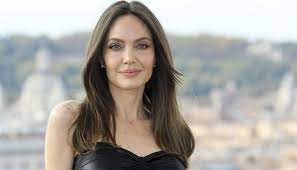
#> input picture server/test_images/1.jpg, 297 x 170 px; its folder holds only this picture in this run
$ python -i util.py   (imports and definitions only)
#> lines starting #> are read from the running program, lines starting #| are printed output that depends on the picture
import pickle
import json
import numpy as np
import base64
import cv2 as cv
from wavelet import w2d

__class_name_to_number = {}
__class_number_to_name = {}

__model = None

def classify_image(image_base64_data, file_path=None):
    imgs = get_cropped_image_if_2_eyes(file_path, image_base64_data)

    result = []
    for img in imgs:
        scalled_raw_img = cv.resize(img, (32, 32))
        img_har = w2d(img, 'db1', 5)
        scalled_img_har = cv.resize(img_har, (32, 32))
        combined_img = np.vstack((scalled_raw_img.reshape(32 * 32 * 3, 1), scalled_img_har.reshape(32 * 32, 1)))

        len_image_array = 32*32*3 + 32*32

        final = combined_img.reshape(1,len_image_array).astype(float)

        result.append(class_number_to_name(__model.predict(final)[0]))

    return result


def class_number_to_name(class_num):
    return __class_number_to_name[class_num]


def load_saved_artifacts():
    #print("loading saved artifacts...start")

    global __class_name_to_number
    global __class_number_to_name

    with open("./server/artifacts/class_dictionary.json", "r") as f:
        __class_name_to_number = json.load(f)
        __class_number_to_name = {v:k for k,v in __class_name_to_number.items()}

    global __model
    if __model is None:
        with open('./server/artifacts/saved_model.pkl', 'rb') as f:
            __model = pickle.load(f)

    #print("loading saved artifacts...done")


def get_cv2_image_from_base64_string(b64str):
    encoded_data = b64str.split(',')[1]
    nparr = np.frombuffer(base64.b64decode(encoded_data), np.uint8)
    img = cv.imdecode(nparr, cv.IMREAD_COLOR)
    return img

def get_cropped_image_if_2_eyes(image_path, image_base64_data):
    face_cascade = cv.CascadeClassifier('./server/opencv/haarcascades/haarcascade_frontalface_default.xml')
    eye_cascade = cv.CascadeClassifier('./server/opencv/haarcascades/haarcascade_eye.xml')

    if image_path:
        img = cv.imread(image_path)
    else:
        img = get_cv2_image_from_base64_string(image_base64_data)

    gray = cv.cvtColor(img, cv.COLOR_BGR2GRAY)
    faces = face_cascade.detectMultiScale(gray, 1.3, 5)

    cropped_faces = []
    for (x,y,w,h) in faces:
            roi_gray = gray[y:y+h, x:x+w]
            roi_color = img[y:y+h, x:x+w]
            eyes = eye_cascade.detectMultiScale(roi_gray)
            if len(eyes) >= 2:
                cropped_faces.append(roi_color)
    return cropped_faces


# [2 lines not run here, left out]
    #print(classify_image(None, "F:/facial recogition/server/test_images/1.jpg"))

>>> import cv2
>>> picture = cv2.imread('test_images/1.jpg', cv2.IMREAD_GRAYSCALE)
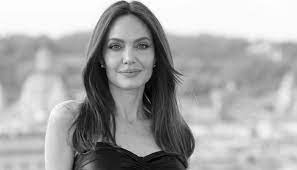
#> picture: shape (170, 297); min 0, max 255, mean 167.3
#> (the run stopped early here; a loop or call above may not have finished)

$ run again, on server/test_images/2.jpg
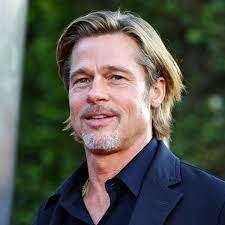
#> input picture server/test_images/2.jpg, 225 x 225 px
#> `picture = cv2.imread('test_images/1.jpg', cv2.IMREAD_GRAYSCALE)`:
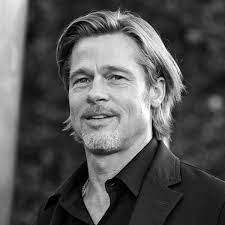
#> picture: shape (225, 225); min 0, max 255, mean 85.8

$ run again, on server/test_images/3.jpg
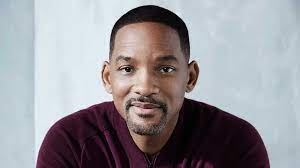
#> input picture server/test_images/3.jpg, 300 x 168 px
#> `picture = cv2.imread('test_images/1.jpg', cv2.IMREAD_GRAYSCALE)`:
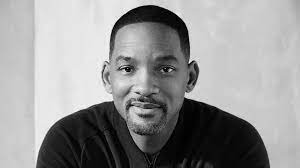
#> picture: shape (168, 300); min 0, max 255, mean 148.9

$ run again, on server/test_images/4.jpg
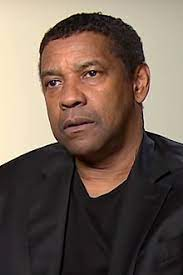
#> input picture server/test_images/4.jpg, 183 x 275 px
#> `picture = cv2.imread('test_images/1.jpg', cv2.IMREAD_GRAYSCALE)`:
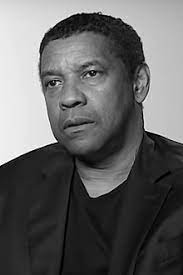
#> picture: shape (275, 183); min 0, max 255, mean 99
